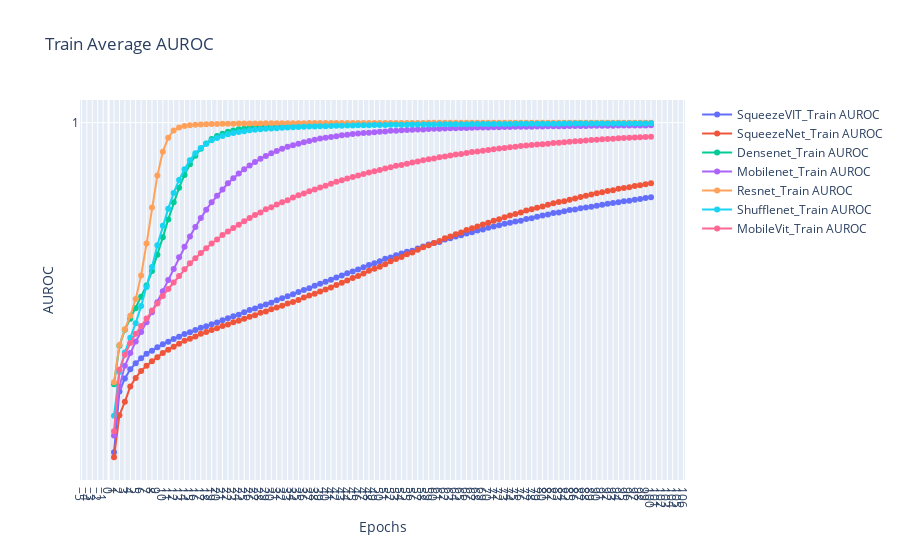

Notebook code for this chart:
### Code cell
fig = go.Figure()
for exps in train_auroc_data.keys():
    # plt.plot(epochs, loss_data[exps][0], label=exps + 'Train Loss', marker='o')
    # plt.plot(epochs, loss_data[exps][1], label=exps + 'Validation Loss', marker='o')
    # fig.add_trace(go.Scatter(x=epochs, y=auroc_data[exps][0], mode='lines+markers', name=exps + '_Train Loss'))
    fig.add_trace(go.Scatter(x=epochs, y=train_auroc_data[exps], mode='lines+markers', name=exps + '_Train AUROC'))
# fig.add_trace(go.Scatter(x=epochs, y=train_loss, mode='lines+markers', name='Train Loss'))
# fig.add_trace(go.Scatter(x=epochs, y=val_loss, mode='lines+markers', name='Validation Loss'))

fig.update_layout(
    title='Train Average AUROC',
    xaxis_title='Epochs',
    yaxis_title='AUROC',
    xaxis=dict(tickmode='linear'),
    yaxis=dict(tickmode='linear'),
    # legend=dict(x=0, y=1),
    # grid=dict(),
)

fig.show()
